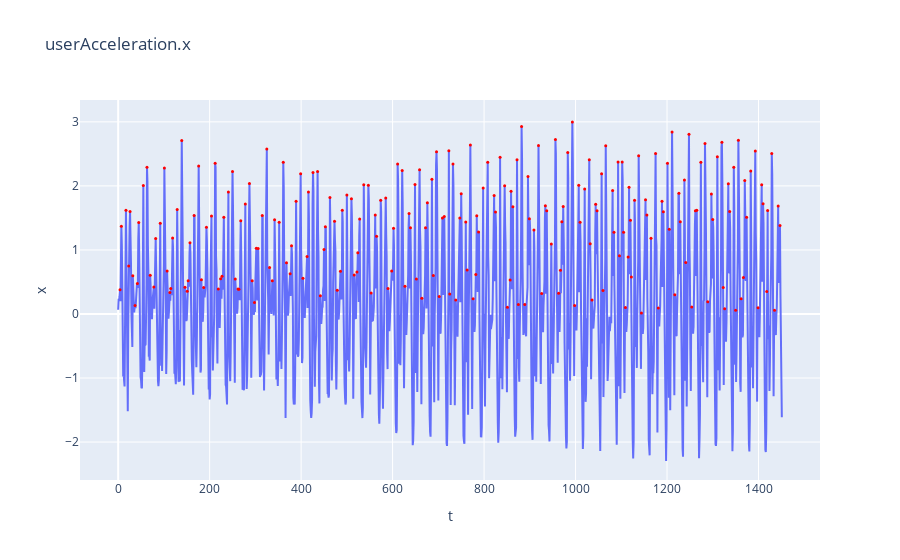

Write notebook code for a chart like this one.
### Code cell
tau = 2

x = df["userAcceleration.x"].to_numpy()
peaks, _ = find_peaks(x, height=0)

peaks = peaks[np.where((peaks >= tau) & (peaks < len(x) - 2 * tau))]

layout = go.Layout(
    title="userAcceleration.x",
    xaxis=dict(title="t"),
    yaxis=dict(title="x"),
)

data = [
    go.Scatter(
        name="userAcceleration.x",
        x=np.arange(0, len(x)),
        y=x,
        mode="lines",
        showlegend=False,
    ),
    go.Scatter(
        name="peaks",
        x=peaks,
        y=x[peaks],
        mode="markers",
        marker=dict(color="red", size=3),
        showlegend=False,
    ),
]

fig = go.Figure(data=data, layout=layout)
fig.show()

### Figure 1 — Plotly figure (JSON) as saved in the notebook; plotly's stock layout.template omitted (floating-point values rounded to 4 significant figures; data arrays with more than 128 entries replaced by an {"elided": "..."} marker saying what was removed)
{"data": [{"mode": "lines", "name": "userAcceleration.x", "showlegend": false, "type": "scatter", "x": {"elided": "1452 int values"}, "y": {"elided": "1452 float values"}}, {"marker": {"color": "red", "size": 3}, "mode": "markers", "name": "peaks", "showlegend": false, "type": "scatter", "x": {"elided": "223 int values"}, "y": {"elided": "223 float values"}}], "layout": {"title": {"text": "userAcceleration.x"}, "xaxis": {"title": {"text": "t"}}, "yaxis": {"title": {"text": "x"}}}}
